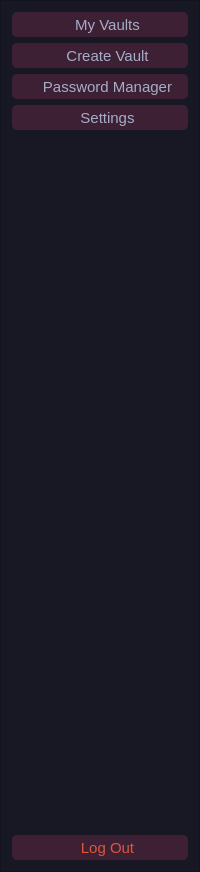
     <widget class="QFrame" name="sidebar_menu">
      <property name="minimumSize">
       <size>
        <width>200</width>
        <height>0</height>
       </size>
      </property>
      <property name="maximumSize">
       <size>
        <width>200</width>
        <height>16777215</height>
       </size>
      </property>
      <property name="styleSheet">
       <string notr="true">QFrame {
    background-color: #181825; 
    border-right: 1px solid #313244;
}</string>
      </property>
      <property name="frameShape">
       <enum>QFrame::StyledPanel</enum>
      </property>
      <property name="frameShadow">
       <enum>QFrame::Raised</enum>
      </property>
      <layout class="QVBoxLayout" name="verticalLayout">
       <item>
        <widget class="QPushButton" name="btn_my_vaults_mm">
         <property name="minimumSize">
          <size>
           <width>0</width>
           <height>25</height>
          </size>
         </property>
         <property name="styleSheet">
          <string notr="true">QPushButton {
    text-align: center;
    padding-left: 15px;
    border: 2px;
    color: #a6adc8;
    font-size: 11pt;
    background-color: #3d2034;
    border-radius: 5px;
}

QPushButton:hover {
    background-color: #313244;
    color: #ffffff;
}

QPushButton:checked {
    background-color: #313244;
    color: #89b4fa;
    border-left: 3px solid #89b4fa;
}</string>
         </property>
         <property name="text">
          <string>My Vaults</string>
         </property>
        </widget>
       </item>
       <item>
        <widget class="QPushButton" name="btn_create_vault_mm">
         <property name="minimumSize">
          <size>
           <width>0</width>
           <height>25</height>
          </size>
         </property>
         <property name="styleSheet">
          <string notr="true">QPushButton {
    text-align: center;
    padding-left: 15px;
    border: 2px;
    color: #a6adc8;
    font-size: 11pt;
    background-color: #3d2034;
    border-radius: 5px;
}

QPushButton:hover {
    background-color: #313244;
    color: #ffffff;
}

QPushButton:checked {
    background-color: #313244;
    color: #89b4fa;
    border-left: 3px solid #89b4fa;
}</string>
         </property>
         <property name="text">
          <string>Create Vault</string>
         </property>
        </widget>
       </item>
       <item>
        <widget class="QPushButton" name="btn_pass_manager_mm">
         <property name="minimumSize">
          <size>
           <width>0</width>
           <height>25</height>
          </size>
         </property>
         <property name="styleSheet">
          <string notr="true">QPushButton {
    text-align: center;
    padding-left: 15px;
    border: 2px;
    color: #a6adc8;
    font-size: 11pt;
    background-color: #3d2034;
    border-radius: 5px;
}

QPushButton:hover {
    background-color: #313244;
    color: #ffffff;
}

QPushButton:checked {
    background-color: #313244;
    color: #89b4fa;
    border-left: 3px solid #89b4fa;
}</string>
         </property>
         <property name="text">
          <string>Password Manager</string>
         </property>
        </widget>
       </item>
       <item>
        <widget class="QPushButton" name="btn_settings_mm">
         <property name="minimumSize">
          <size>
           <width>0</width>
           <height>25</height>
          </size>
         </property>
         <property name="styleSheet">
          <string notr="true">QPushButton {
    text-align: center;
    padding-left: 15px;
    border: 2px;
    color: #a6adc8;
    font-size: 11pt;
    background-color: #3d2034;
    border-radius: 5px;
}

QPushButton:hover {
    background-color: #313244;
    color: #ffffff;
}

QPushButton:checked {
    background-color: #313244;
    color: #89b4fa;
    border-left: 3px solid #89b4fa;
}</string>
         </property>
         <property name="text">
          <string>Settings</string>
         </property>
        </widget>
       </item>
       <item>
        <spacer name="verticalSpacer">
         <property name="orientation">
          <enum>Qt::Vertical</enum>
         </property>
         <property name="sizeHint" stdset="0">
          <size>
           <width>20</width>
           <height>699</height>
          </size>
         </property>
        </spacer>
       </item>
       <item>
        <widget class="QPushButton" name="btn_logout_mm">
         <property name="minimumSize">
          <size>
           <width>0</width>
           <height>25</height>
          </size>
         </property>
         <property name="styleSheet">
          <string notr="true">QPushButton {
    text-align: center;
    padding-left: 15px;
    border: 2px;
    color: #dc573c;
    font-size: 11pt;
    background-color: #3d2034;
    border-radius: 5px;
}

QPushButton:hover {
    background-color: #dc573c;
    color: #ffffff;
}

QPushButton:checked {
    background-color: #313244;
    color: #89b4fa;
    border-left: 3px solid #89b4fa;
}</string>
         </property>
         <property name="text">
          <string>Log Out</string>
         </property>
        </widget>
       </item>
      </layout>
     </widget>
